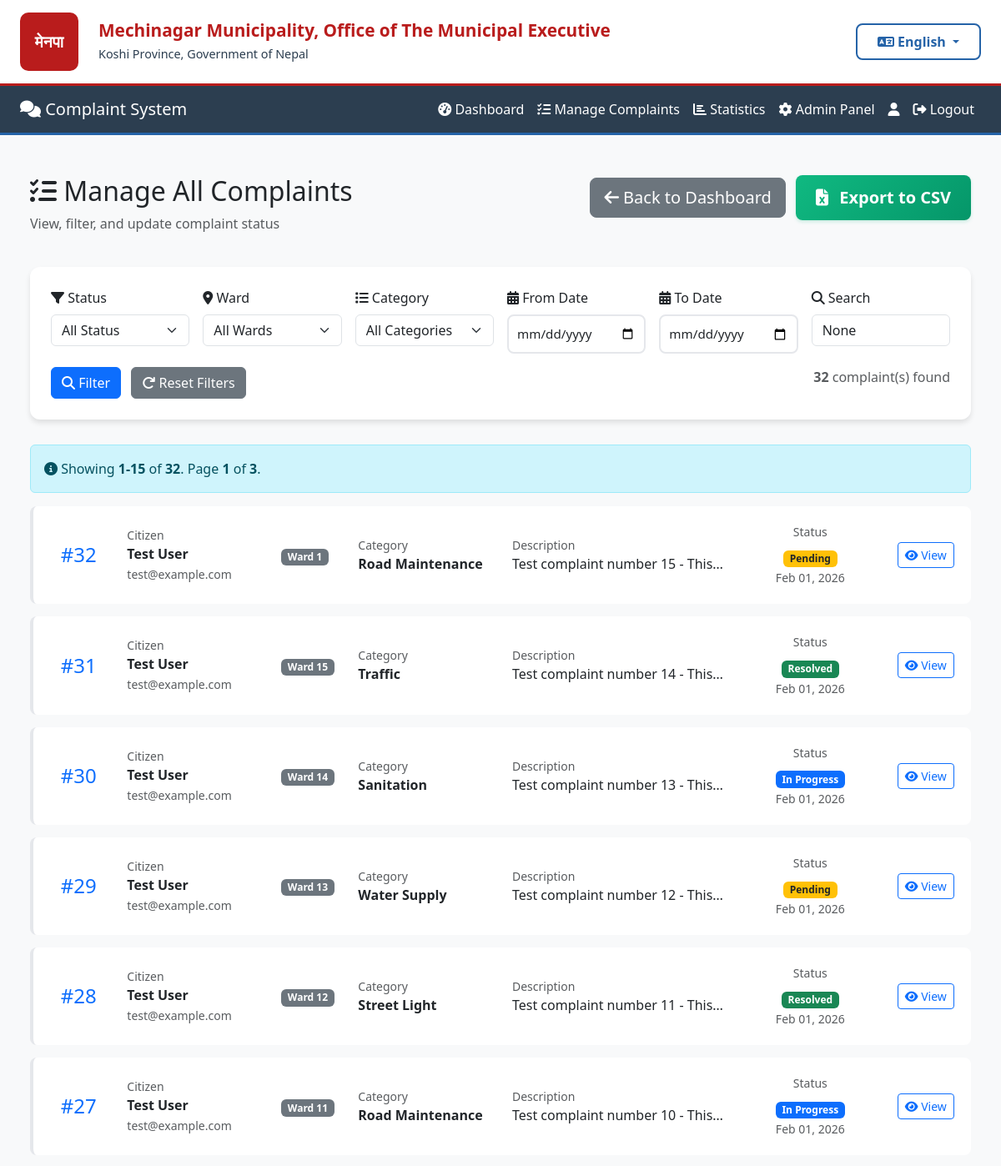
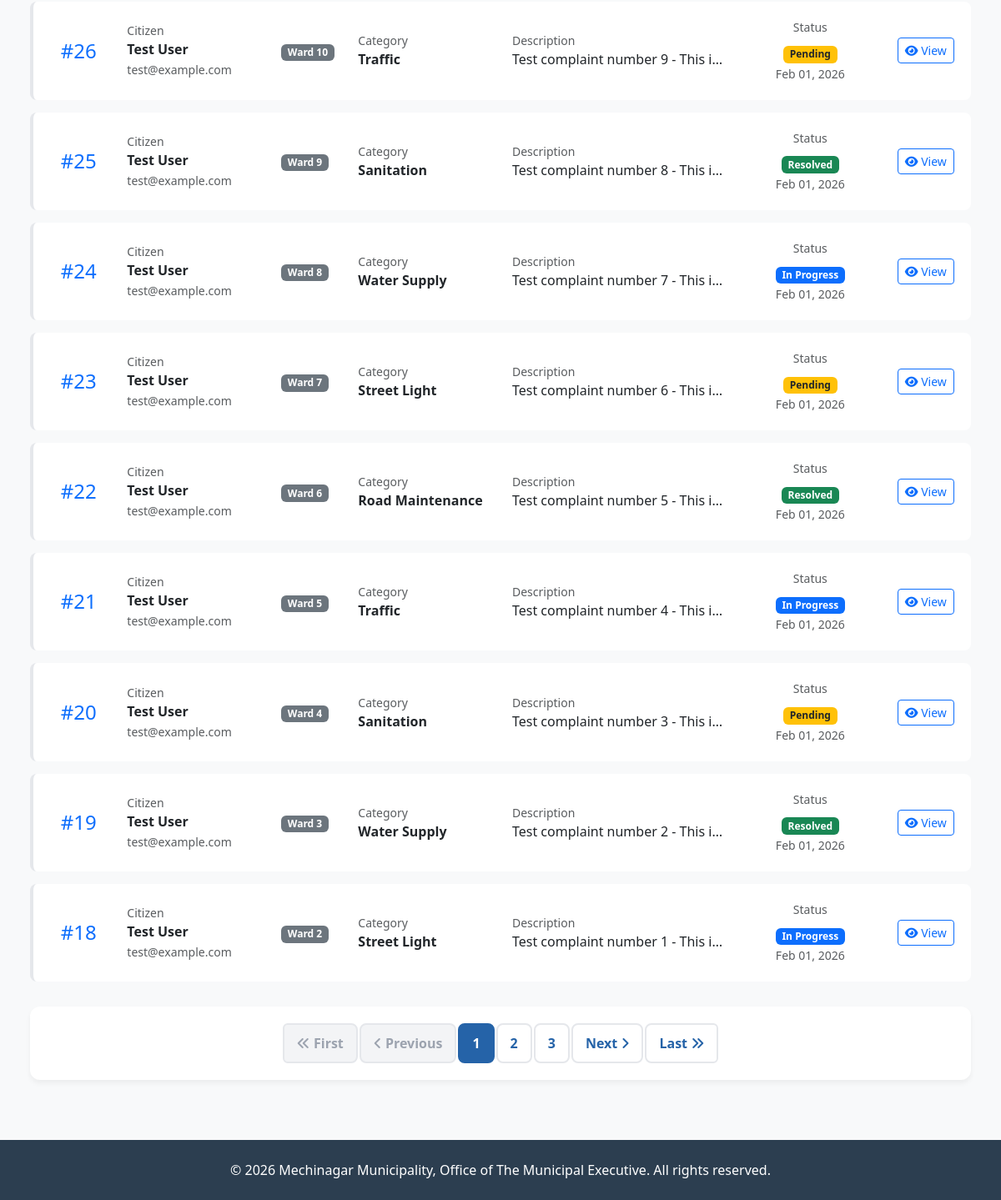
The page /complaints/admin/list/ (signed in) on the database its author committed (2 pictures, top to bottom).
### complaints/models.py (models this page shows, shortened)
class Complaint(models.Model):
    STATUS_CHOICES = [
        ('Pending', 'Pending'),
        ('In Progress', 'In Progress'),
        ('Resolved', 'Resolved'),
    ]
    CATEGORY_CHOICES = [
        ('Road Maintenance', 'Road Maintenance'),
        ('Street Light', 'Street Light'),
        ('Water Supply', 'Water Supply'),
        ('Sanitation', 'Sanitation'),
        ('Traffic', 'Traffic'),
        ('Parks', 'Parks & Recreation'),
        ('Other', 'Other'),
    ]
    WARD_CHOICES = [(str(i), f'Ward {i}') for i in range(1, 16)]
    user = models.ForeignKey(
        settings.AUTH_USER_MODEL,
        on_delete=models.CASCADE,
        related_name='complaints'
    )
    ward = models.CharField(
        max_length=2,
        choices=WARD_CHOICES,
        help_text="Select your ward number (1-15)"
    )
    category = models.CharField(max_length=100, choices=CATEGORY_CHOICES)
    description = models.TextField()
    image = models.ImageField(upload_to=complaint_image_path, blank=True, null=True)
    status = models.CharField(max_length=20, choices=STATUS_CHOICES, default='Pending')
    created_at = models.DateTimeField(auto_now_add=True)
    updated_at = models.DateTimeField(auto_now=True)
    class Meta:
        db_table = 'complaints'
        ordering = ['-created_at']
        verbose_name = 'Complaint'
        verbose_name_plural = 'Complaints'
        indexes = [
            models.Index(fields=['status', 'created_at']),
            models.Index(fields=['ward', 'status']),
        ]

### accounts/models.py (models this page shows, shortened)
class User(AbstractUser):
    WARD_CHOICES = [(str(i), f'Ward {i}') for i in range(1, 16)]
    fullname = models.CharField(max_length=200)
    phone = models.CharField(max_length=20, blank=True, null=True)
    address = models.TextField(blank=True, null=True)
    ward = models.CharField(
        max_length=2,
        choices=WARD_CHOICES,
        blank=True,
        null=True,
        help_text="Your ward number (1-15)"
    )
    created_at = models.DateTimeField(auto_now_add=True)
    class Meta:
        db_table = 'users'

### complaints/admin_views.py (the view, shortened to what this page needs)
# urls.py: path('admin/list/', admin_views.admin_complaint_list, name='admin_complaint_list'),
@login_required
@user_passes_test(is_admin)
def admin_complaint_list(request):
    complaints_list = Complaint.objects.select_related('user').order_by('-created_at')
    status_filter = request.GET.get('status')
    if status_filter:
        complaints_list = complaints_list.filter(status=status_filter)
    ward_filter = request.GET.get('ward')
    if ward_filter:
        complaints_list = complaints_list.filter(ward=ward_filter)
    category_filter = request.GET.get('category')
    if category_filter:
        complaints_list = complaints_list.filter(category=category_filter)
    search = request.GET.get('search')
    if search:
        complaints_list = complaints_list.filter(
            Q(description__icontains=search) |
            Q(user__fullname__icontains=search) |
            Q(user__email__icontains=search)
        )
    from_date = request.GET.get('from_date')
    to_date = request.GET.get('to_date')
    if from_date:
        try:
            from_date_obj = datetime.strptime(from_date, '%Y-%m-%d')
            complaints_list = complaints_list.filter(created_at__gte=from_date_obj)
        except ValueError:
            messages.error(request, 'Invalid from date format.')
    paginator = Paginator(complaints_list, 15)  # 15 complaints per page
    page = request.GET.get('page')
    try:
        complaints = paginator.page(page)
    except PageNotAnInteger:
        complaints = paginator.page(1)
    except EmptyPage:
        complaints = paginator.page(paginator.num_pages)
    context = {
        'complaints': complaints,
        'status_filter': status_filter,
        'ward_filter': ward_filter,
        'category_filter': category_filter,
        'search': search,
        'from_date': from_date,
        'to_date': to_date,
        'paginator': paginator,
    }
    return render(request, 'complaints/admin_complaint_list.html', context)

### complaints/templates/complaints/admin_complaint_list.html (shortened to what this page needs)
{% extends 'base.html' %}
{% block content %}
<div class="container-fluid py-4">
    <div class="row mb-4">
        <div class="col-md-6">
            <h2>
                <i class="fas fa-tasks"></i> {{ t.manage_all_complaints }}
            </h2>
            <p class="text-muted">{{ t.view_filter_update }}</p>
        </div>
        <div class="col-md-6 text-end">
            <a href="{% url 'admin_dashboard' %}" class="btn btn-secondary btn-lg me-2">
                <i class="fas fa-arrow-left"></i> {{ t.back_to_dashboard }}
            </a>
            <a href="{% url 'export_complaints_csv' %}?"
               class="btn btn-export btn-lg">
                <i class="fas fa-file-excel"></i>
                {% if lang == 'ne' %}CSV मा निर्यात गर्नुहोस्{% else %}Export to CSV{% endif %}
            </a>
        </div>
    </div>
    <div class="filter-card">
        <form method="get" id="filterForm" class="row g-3">
            <div class="col-md-2">
                <label class="form-label"><i class="fas fa-filter"></i> {{ t.status }}</label>
                <select name="status" class="form-select" onchange="document.getElementById('filterForm').submit();">
                    <option value="">{{ t.all_status }}</option>
                </select>
            </div>
            <div class="col-md-2">
                <label class="form-label"><i class="fas fa-map-marker-alt"></i> {{ t.ward }}</label>
                <select name="ward" class="form-select" onchange="document.getElementById('filterForm').submit();">
                    <option value="">{{ t.all_wards }}</option>
                </select>
            </div>
            <div class="col-md-2">
                <label class="form-label"><i class="fas fa-list"></i> {{ t.category }}</label>
                <select name="category" class="form-select" onchange="document.getElementById('filterForm').submit();">
                    <option value="">{{ t.all_categories }}</option>
                </select>
            </div>
            <div class="col-md-2">
                <label class="form-label">
                    <i class="fas fa-calendar-alt"></i> {% if lang == 'ne' %}मिति देखि{% else %}From Date{% endif %}
                </label>
                <input type="date" name="from_date" class="form-control" value="{{ from_date }}" onchange="document.getElementById('filterForm').submit();">
            </div>
            <div class="col-md-2">
                <label class="form-label">
                    <i class="fas fa-calendar-alt"></i> {% if lang == 'ne' %}मिति सम्म{% else %}To Date{% endif %}
                </label>
                <input type="date" name="to_date" class="form-control" value="{{ to_date }}" onchange="document.getElementById('filterForm').submit();">
            </div>
            <div class="col-md-2">
                <label class="form-label"><i class="fas fa-search"></i> {{ t.search }}</label>
                <input type="text" name="search" class="form-control"
                       placeholder="{{ t.search_description }}"
                       value="{{ search }}">
            </div>
            <div class="col-12 mt-3">
                <div class="row">
                    <div class="col-md-6">
                        <button type="submit" class="btn btn-primary me-2">
                            <i class="fas fa-search"></i> {{ t.filter }}
                        </button>
                        <a href="{% url 'admin_complaint_list' %}" class="btn btn-secondary">
                            <i class="fas fa-redo"></i> {{ t.reset_filters }}
                        </a>
                    </div>
                    <div class="col-md-6 text-end">
                        <span class="text-muted">
                            <strong>{{ paginator.count }}</strong> {{ t.complaints_found }}
                        </span>
                    </div>
                </div>
            </div>
        </form>
    </div>
    {% if complaints %}
        <div class="alert alert-info">
            <i class="fas fa-info-circle"></i>
            {% if lang == 'ne' %}
                <strong>{{ complaints.start_index }}-{{ complaints.end_index }}</strong> of <strong>{{ paginator.count }}</strong> देखाउँदै।
                पृष्ठ <strong>{{ complaints.number }}</strong> of <strong>{{ paginator.num_pages }}</strong>।
            {% else %}
                Showing <strong>{{ complaints.start_index }}-{{ complaints.end_index }}</strong> of <strong>{{ paginator.count }}</strong>.
                Page <strong>{{ complaints.number }}</strong> of <strong>{{ paginator.num_pages }}</strong>.
            {% endif %}
        </div>
        {% for complaint in complaints %}
            <div class="complaint-row">
                <div class="row align-items-center">
                    <div class="col-md-1 text-center">
                        <h4 class="mb-0 text-primary">#{{ complaint.id }}</h4>
                    </div>
                    <div class="col-md-2">
                        <small class="text-muted d-block">{{ t.citizen }}</small>
                        <strong>{{ complaint.user.fullname }}</strong><br>
                        <small class="text-muted">{{ complaint.user.email }}</small>
                    </div>
                    <div class="col-md-1">
                        <span class="badge bg-secondary">{{ t.ward }} {{ complaint.ward }}</span>
                    </div>
                    <div class="col-md-2">
                        <small class="text-muted d-block">{{ t.category }}</small>
                        <strong>
                            {% if complaint.category == 'Road Maintenance' %}{{ t.road_maintenance }}
                            {% elif complaint.category == 'Street Light' %}{{ t.street_light }}
                            {% elif complaint.category == 'Water Supply' %}{{ t.water_supply }}
                            {% elif complaint.category == 'Sanitation' %}{{ t.sanitation }}
                            {% elif complaint.category == 'Traffic' %}{{ t.traffic }}
                            {% elif complaint.category == 'Parks' %}{{ t.parks }}
                            {% else %}{{ t.other }}{% endif %}
                        </strong>
                    </div>
                    <div class="col-md-3">
                        <small class="text-muted d-block">{{ t.description }}</small>
                        <p class="mb-0 text-truncate">{{ complaint.description|truncatewords:10 }}</p>
                    </div>
                    <div class="col-md-2 text-center">
                        <small class="text-muted d-block mb-2">{{ t.status }}</small>
                        {% if complaint.status == 'Pending' %}
                            <span class="badge bg-warning text-dark">{{ t.pending }}</span>
                        {% elif complaint.status == 'In Progress' %}
                            <span class="badge bg-primary">{{ t.in_progress }}</span>
                        {% else %}
                            <span class="badge bg-success">{{ t.resolved }}</span>
                        {% endif %}
                        <br>
                        <small class="text-muted">{{ complaint.created_at|date:"M d, Y" }}</small>
                    </div>
                    <div class="col-md-1">
                        <a href="/complaints/admin/detail/{{ complaint.id }}/" class="btn btn-sm btn-outline-primary w-100">
                            <i class="fas fa-eye"></i> {{ t.view }}
                        </a>
                    </div>
                </div>
            </div>
        {% endfor %}
        {% if paginator.num_pages > 1 %}
        <div class="pagination-container">
            <nav aria-label="Page navigation">
                <ul class="pagination">
                    {% if complaints.has_previous %}
                        <li class="page-item">
                            <a class="page-link" href="?page=1{% if status_filter %}&status={{ status_filter }}{% endif %}{% if ward_filter %}&ward={{ ward_filter }}{% endif %}{% if category_filter %}&category={{ category_filter }}{% endif %}{% if search %}&search={{ search }}{% endif %}{% if from_date %}&from_date={{ from_date }}{% endif %}{% if to_date %}&to_date={{ to_date }}{% endif %}" aria-label="First">
                                <i class="fas fa-angle-double-left"></i> {% if lang == 'ne' %}पहिलो{% else %}First{% endif %}
                            </a>
                        </li>
                        <li class="page-item">
                            <a class="page-link" href="?page={{ complaints.previous_page_number }}{% if status_filter %}&status={{ status_filter }}{% endif %}{% if ward_filter %}&ward={{ ward_filter }}{% endif %}{% if category_filter %}&category={{ category_filter }}{% endif %}{% if search %}&search={{ search }}{% endif %}{% if from_date %}&from_date={{ from_date }}{% endif %}{% if to_date %}&to_date={{ to_date }}{% endif %}" aria-label="Previous">
                                <i class="fas fa-angle-left"></i> {% if lang == 'ne' %}अघिल्लो{% else %}Previous{% endif %}
                            </a>
                        </li>
                    {% else %}
                        <li class="page-item disabled">
                            <span class="page-link">
                                <i class="fas fa-angle-double-left"></i> {% if lang == 'ne' %}पहिलो{% else %}First{% endif %}
                            </span>
                        </li>
                        <li class="page-item disabled">
                            <span class="page-link">
                                <i class="fas fa-angle-left"></i> {% if lang == 'ne' %}अघिल्लो{% else %}Previous{% endif %}
                            </span>
                        </li>
                    {% endif %}
                    {% for num in paginator.page_range %}
                        {% if num == complaints.number %}
                            <li class="page-item active">
                                <span class="page-link">{{ num }}</span>
                            </li>
                        {% elif num > complaints.number|add:'-3' and num < complaints.number|add:'3' %}
                            <li class="page-item">
                                <a class="page-link" href="?page={{ num }}">{{ num }}</a>
                            </li>
                        {% endif %}
                    {% endfor %}
                    {% if complaints.has_next %}
                        <li class="page-item">
                            <a class="page-link" href="?page={{ complaints.next_page_number }}" aria-label="Next">
                                {% if lang == 'ne' %}अर्को{% else %}Next{% endif %} <i class="fas fa-angle-right"></i>
                            </a>
                        </li>
                        <li class="page-item">
                            <a class="page-link" href="?page={{ paginator.num_pages }}" aria-label="Last">
                                {% if lang == 'ne' %}अन्तिम{% else %}Last{% endif %} <i class="fas fa-angle-double-right"></i>
                            </a>
                        </li>
                    {% endif %}
                </ul>
            </nav>
        </div>
        {% endif %}
    {% endif %}
</div>
{% endblock %}

### rows shown on the page
Complaint: id "32", citizen "Citizen", user.fullname "Test User", user.email "test@example.com", ward "Ward", ward "1", category "Category", road_maintenance "Road Maintenance", description "Description", description "Test complaint number 15 - Thi…", status "Status", pending "Pending", created_at "Feb 01, 2026", view "View"
Complaint: id "31", citizen "Citizen", user.fullname "Test User", user.email "test@example.com", ward "Ward", ward "15", category "Category", traffic "Traffic", description "Description", description "Test complaint number 14 - Thi…", status "Status", resolved "Resolved", created_at "Feb 01, 2026", view "View"
Complaint: id "30", citizen "Citizen", user.fullname "Test User", user.email "test@example.com", ward "Ward", ward "14", category "Category", sanitation "Sanitation", description "Description", description "Test complaint number 13 - Thi…", status "Status", in_progress "In Progress", created_at "Feb 01, 2026", view "View"
Complaint: id "29", citizen "Citizen", user.fullname "Test User", user.email "test@example.com", ward "Ward", ward "13", category "Category", water_supply "Water Supply", description "Description", description "Test complaint number 12 - Thi…", status "Status", pending "Pending", created_at "Feb 01, 2026", view "View"
Complaint: id "28", citizen "Citizen", user.fullname "Test User", user.email "test@example.com", ward "Ward", ward "12", category "Category", street_light "Street Light", description "Description", description "Test complaint number 11 - Thi…", status "Status", resolved "Resolved", created_at "Feb 01, 2026", view "View"
Complaint: id "27", citizen "Citizen", user.fullname "Test User", user.email "test@example.com", ward "Ward", ward "11", category "Category", road_maintenance "Road Maintenance", description "Description", description "Test complaint number 10 - Thi…", status "Status", in_progress "In Progress", created_at "Feb 01, 2026", view "View"
Complaint: id "26", citizen "Citizen", user.fullname "Test User", user.email "test@example.com", ward "Ward", ward "10", category "Category", traffic "Traffic", description "Description", description "Test complaint number 9 - This i…", status "Status", pending "Pending", created_at "Feb 01, 2026", view "View"
Complaint: id "25", citizen "Citizen", user.fullname "Test User", user.email "test@example.com", ward "Ward", ward "9", category "Category", sanitation "Sanitation", description "Description", description "Test complaint number 8 - This i…", status "Status", resolved "Resolved", created_at "Feb 01, 2026", view "View"
Complaint: id "24", citizen "Citizen", user.fullname "Test User", user.email "test@example.com", ward "Ward", ward "8", category "Category", water_supply "Water Supply", description "Description", description "Test complaint number 7 - This i…", status "Status", in_progress "In Progress", created_at "Feb 01, 2026", view "View"
Complaint: id "23", citizen "Citizen", user.fullname "Test User", user.email "test@example.com", ward "Ward", ward "7", category "Category", street_light "Street Light", description "Description", description "Test complaint number 6 - This i…", status "Status", pending "Pending", created_at "Feb 01, 2026", view "View"
Complaint: id "22", citizen "Citizen", user.fullname "Test User", user.email "test@example.com", ward "Ward", ward "6", category "Category", road_maintenance "Road Maintenance", description "Description", description "Test complaint number 5 - This i…", status "Status", resolved "Resolved", created_at "Feb 01, 2026", view "View"
Complaint: id "21", citizen "Citizen", user.fullname "Test User", user.email "test@example.com", ward "Ward", ward "5", category "Category", traffic "Traffic", description "Description", description "Test complaint number 4 - This i…", status "Status", in_progress "In Progress", created_at "Feb 01, 2026", view "View"
Complaint: id "20", citizen "Citizen", user.fullname "Test User", user.email "test@example.com", ward "Ward", ward "4", category "Category", sanitation "Sanitation", description "Description", description "Test complaint number 3 - This i…", status "Status", pending "Pending", created_at "Feb 01, 2026", view "View"
Complaint: id "19", citizen "Citizen", user.fullname "Test User", user.email "test@example.com", ward "Ward", ward "3", category "Category", water_supply "Water Supply", description "Description", description "Test complaint number 2 - This i…", status "Status", resolved "Resolved", created_at "Feb 01, 2026", view "View"
Complaint: id "18", citizen "Citizen", user.fullname "Test User", user.email "test@example.com", ward "Ward", ward "2", category "Category", street_light "Street Light", description "Description", description "Test complaint number 1 - This i…", status "Status", in_progress "In Progress", created_at "Feb 01, 2026", view "View"

### other values the page prints
{{ t.mechinagar_municipality }} "Mechinagar Municipality, Office of The Municipal Executive"
{{ t.koshi_province }} "Koshi Province, Government of Nepal"
{{ t.complaint_system }} "Complaint System"
{{ t.dashboard }} "Dashboard"
{{ t.manage_complaints }} "Manage Complaints"
{{ t.statistics }} "Statistics"
{{ t.admin_panel }} "Admin Panel"
{{ t.logout }} "Logout"
{{ t.manage_all_complaints }} "Manage All Complaints"
{{ t.view_filter_update }} "View, filter, and update complaint status"
{{ t.back_to_dashboard }} "Back to Dashboard"
{{ t.status }} "Status"
{{ t.ward }} "Ward"
{{ t.category }} "Category"
{{ t.search }} "Search"
